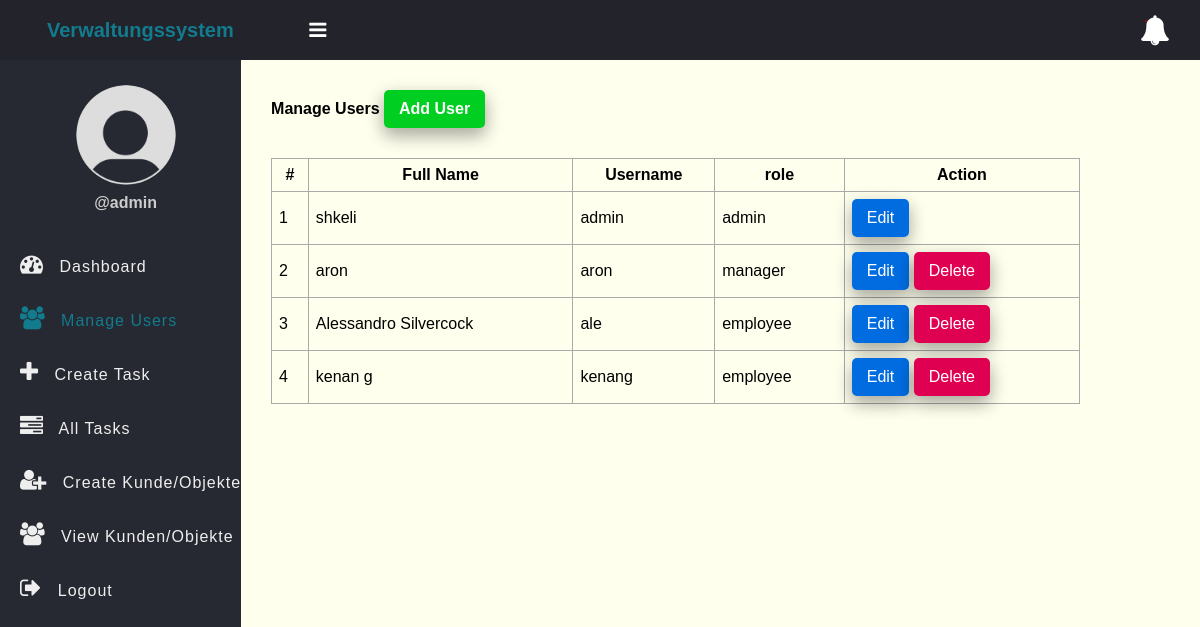
Page /user.php (signed in) on the committed database.
### tables this page shows
CREATE TABLE `users` (
                         `id` int(11) NOT NULL,
                         `full_name` varchar(50) NOT NULL,
                         `username` varchar(50) NOT NULL,
                         `password` varchar(255) NOT NULL,
                         `role` enum('admin','manager','employee') NOT NULL,
                         `created_at` timestamp NOT NULL DEFAULT current_timestamp()
);

### app/Model/User.php (called while the page is built, shortened)
<?php
function get_all_users($conn){
	$sql = "SELECT * FROM users";
	$stmt = $conn->prepare($sql);
	$stmt->execute();
	if($stmt->rowCount() > 0){
		$users = $stmt->fetchAll();
	}else $users = 0;
	return $users;
}

### user.php (the view, shortened to what this page needs)
<?php
if (isset($_SESSION['role']) && isset($_SESSION['id']) && $_SESSION['role'] == "admin") {
    include "DB_connection.php";
    include "app/Model/User.php";
    $users = get_all_users($conn);
 ?>
<!DOCTYPE html>
<html>
<head>
	<link rel="stylesheet" href="https://stackpath.bootstrapcdn.com/font-awesome/4.7.0/css/font-awesome.min.css">
	<link rel="stylesheet" href="css/style.css">
</head>
<body>
	<?php include "inc/header.php" ?>
	<div class="body">
		<?php include "inc/nav.php" ?>
		<section class="section-1">
			<h4 class="title">Manage Users <a href="add-user.php">Add User</a></h4>
			<?php if ($users != 0) { ?>
			<table class="main-table">
				<tr>
					<th>#</th>
					<th>Full Name</th>
					<th>Username</th>
					<th>role</th>
					<th>Action</th>
				</tr>
				<?php $i=0; foreach ($users as $user) { ?>
				<tr>
					<td><?=++$i?></td>
					<td><?=$user['full_name']?></td>
					<td><?=$user['username']?></td>
					<td><?=$user['role']?></td>
                    <td>
                        <a href="edit-user.php?id=<?=$user['id']?>" class="edit-btn">Edit</a>
                        <?php if ($user['role'] != "admin") { ?>
                            <a href="delete-user.php?id=<?=$user['id']?>" class="delete-btn">Delete</a>
                        <?php } ?>
                    </td>
                </tr>
			   <?php	} ?>
			</table>
		<?php }else { ?>
			<h3>Empty</h3>
		<?php  }?>
		</section>
	</div>
</body>
</html>
<?php }else{
   $em = "First login";
   header("Location: login.php?error=$em");
   exit();
}
 ?>

### css/style.css (style rules this page uses)
* { padding: 0; margin: 0; box-sizing: border-box; font-family: arial, sans-serif; }
.body { display: flex; }
.section-1 { padding: 30px; }
.section-1 .title { margin-bottom: 10px; }
.section-1 .title a { text-decoration: none; display: inline-block; padding-left: 10px; border: none; background: #00CF22; padding: 10px 15px; color: #fff; font-size: 16px; border-radius: 5px; cursor: pointer; outline: none; transition: background 1s; box-shadow: 0 8px 16px 0 rgba(0,0,0,0.2), 0 6px 20px 0 rgba(0,0,0,0.19); }
.section-1 { width: 100%; background: #ffe; }
.main-table, .main-table tr, .main-table th, .main-table td { border: 1px solid #aaa; border-collapse: collapse; padding: 7px; }
.main-table { width: 90%; margin-top: 30px; }
.delete-btn { text-decoration: none; display: inline-block; padding-left: 10px; border: none; background: #E00051; padding: 10px 15px; color: #fff; font-size: 16px; border-radius: 5px; cursor: pointer; outline: none; transition: background 1s; box-shadow: 0 8px 16px 0 rgba(0,0,0,0.2), 0 6px 20px 0 rgba(0,0,0,0.19); }
.edit-btn { text-decoration: none; display: inline-block; padding-left: 10px; border: none; background: #006CE0; padding: 10px 15px; color: #fff; font-size: 16px; border-radius: 5px; cursor: pointer; outline: none; transition: background 1s; box-shadow: 0 8px 16px 0 rgba(0,0,0,0.2), 0 6px 20px 0 rgba(0,0,0,0.19); }

### rows in the picture
users: full_name "shkeli", username "admin", role "admin"
users: full_name "aron", username "aron", role "manager"
users: full_name "Alessandro Silvercock", username "ale", role "employee"
users: full_name "kenan g", username "kenang", role "employee"

### other values in the picture
$_SESSION['username'] "admin"
